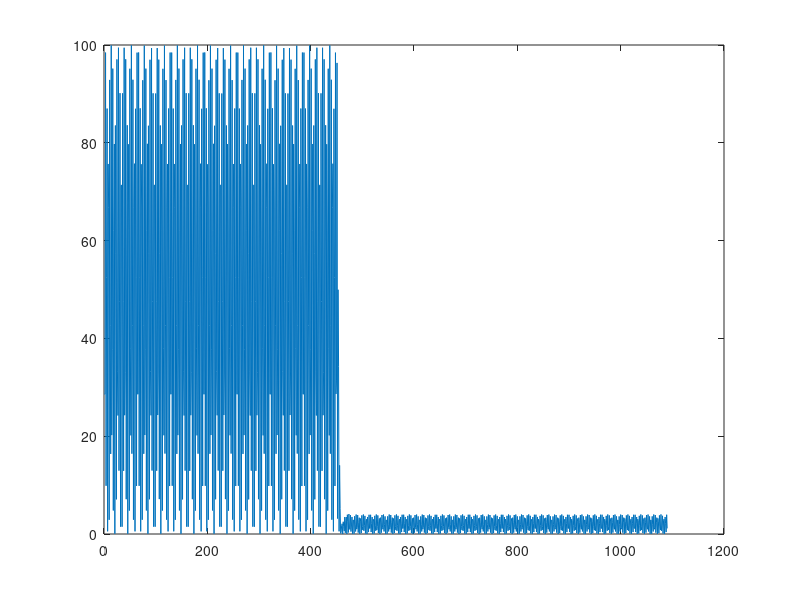

The MATLAB source for this figure:
%% generate signal similar to Beta waves  

clear all; 
close all;

w = 23;
amplitude_rest = 10;
amplitude_NF = 2;
intercept = 4000;
noise = 2;

% set length to 1.5s, but only interested in 1s of data
pad_len = 0.5;
sig_len = 1;

len = pad_len + sig_len;

% length of half trial 
time = 5;

w_line = 60;
line_noise = 10;

FS = 128;

lo = 13;
hi = 30;

% filter for getting continous estimate of power
[b, a] = butter(3,[lo hi]/(FS/2), 'bandpass');

x = 0:(1/FS):time;

y1 = intercept + amplitude_rest * sin(2*pi*w*x) + line_noise * sin(2*pi*w_line*(x-rand)); % + noise * randn([1 (time*FS+1)]);

% add negative deflection for last 5 seconds
y2 = intercept + amplitude_NF * sin(2*pi*w*x) + line_noise * sin(2*pi*w_line*(x-rand)); % + noise * randn([1 (time*FS+1)]);

y = [y1 y2];
plot(y)

%% buffer

power_list = [];

for i=(len*FS+1):length(y)
    
    data_buffer = y(i-(len*FS-1):i);
    
    ye = filter(b,a,data_buffer);
    
    ye2 = ye.^2;
    
    power_list = [power_list, mean(ye2(pad_len*FS+1:len*FS))];
    
end


%% baseline power 

% we'll take a couple second period

disp('mean of power list')
mean(power_list(1:FS*2))

% just filter once and compute 
ye = filter(b,a,y);
ye2 = ye.^2;

disp('mean power')
mean(ye2((len*FS+1):(FS*2+len*FS)))
% the power values are similar but not exactly the same because of buffer


%% log ERS

ERS_list = power_list((1282/2-len*FS+1):end)/mean(power_list(1:FS*2));
log_ERS_list = log(ERS_list);
disp('mean log ERS');
mean(log_ERS_list)

mean_ERS = mean(ye2((time*FS+2):end))/mean(power_list(1:FS*2));
disp('log mean ERS');
log(mean_ERS)

plot(ye2((len*FS+1):end))

